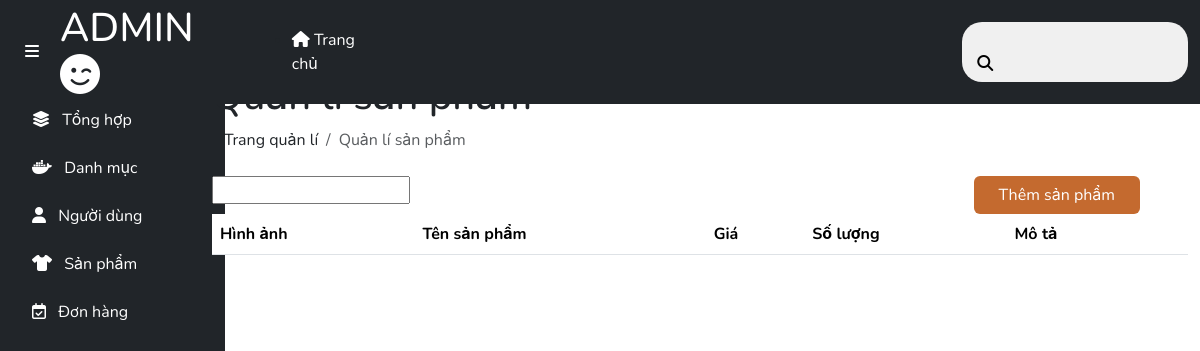
/admin/products/list.php, run on an earlier commit of the app's database.
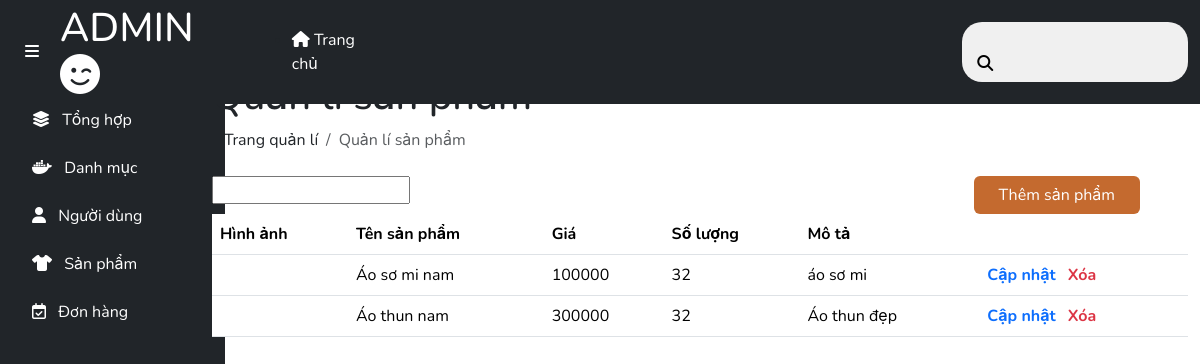
And on a later commit of the database.
### tables this page shows
CREATE TABLE `products` (
  `idProduct` int(11) NOT NULL,
  `price` int(11) NOT NULL,
  `description` varchar(255) NOT NULL,
  `nameProduct` varchar(255) NOT NULL,
  `idSubCategory` int(11) NOT NULL
);

### client/DBUntil.php (called while the page is built, shortened)
<?php
include "Database.php";
class DBUntil
{
    private $connection = null;
    function __construct()
    {
        $db = new Database(HOST, USERNAME, PASSWORD, DB_NAME);
        $this->connection = $db->getConnection();
    }
    public function select($sql, $params = [])
    {
        $stmt = $this->connection->prepare($sql);
        $stmt->execute($params);
        $stmt->setFetchMode(PDO::FETCH_ASSOC);
        return $stmt->fetchAll();
    }
}

### client/Database.php (called while the page is built, shortened)
<?php
class Database
{
    private $host;
    private $username;
    private $password;
    private $dbname;
    public function __construct($host, $username, $password, $dbname)
    {
        $this->host = $host;
        $this->username = $username;
        $this->password = $password;
        $this->dbname = $dbname;
    }
    public function getConnection()
    {
        try {
            $url = "mysql:host=" . $this->host . ";dbname=" . $this->dbname;
            $this->connection = new PDO($url, $this->username, $this->password);
            $this->connection->setAttribute(PDO::ATTR_ERRMODE, PDO::ERRMODE_EXCEPTION);
            return $this->connection;
        } catch (\Exception $e) {
            echo "Error: " . $e->getMessage();
            return null;
        }
    }
}

### admin/products/list.php (the view, shortened to what the changed rows need)
<?php
    include "../../client/DBUntil.php";
    $dbHelper = new DBUntil();
    $listProducts = $dbHelper->select("SELECT PR.*,
                                              SUM(SC.quantityProduct) AS total_quantity,
                                              (SELECT PI.namePic
                                               FROM picproduct PI
                                               WHERE PI.idProduct = PR.idProduct
                                               ORDER BY PI.idPic
                                               LIMIT 1) AS namePic
                                       FROM products PR
                                       INNER JOIN product_size_color SC ON PR.idProduct = SC.idProduct
                                       GROUP BY PR.idProduct");
?>
<!DOCTYPE html>
<html lang="en">
    <?php include "../include/head.php" ?>
    <body>
       <?php include "../include/header.php" ?>
        <div class="container-fluid">
            <div class="row">
                <main class="col-md-10 mt-5">
                    <h1 class="mt-4">Quản lí sản phẩm</h1>
                    <table class="table">
                        <thead>
                            <tr>
                                <th>Hình ảnh</th>
                                <th>Tên sản phẩm</th>
                                <th>Giá</th>
                                <th>Số lượng</th>
                                <th>Mô tả</th>
                                <th></th>
                            </tr>
                        </thead>
                        <tbody class="">
                        <?php foreach ($listProducts as $product) { ?>
                            <tr class="align-middle">
                                <td><img src="./image/<?php echo $product['namePic']?>" alt="" class="image_list"></td>
                                <td><?php echo $product['nameProduct']?></td>
                                <td><?php echo $product['price']?></td>
                                <td><?php echo $product['total_quantity']?></td>
                                <td><?php echo $product['description']?></td>
                                <td>
                                    <div class="action">
                                        <a href="update.php?id=<?php echo $product['idProduct'] ?>" class="update_product text-decoration-none fw-bold mx-2">Cập nhật</a>
                                        <a href="remove.php?id=<?php echo $product['idProduct'] ?>" class="remove_product
                                            fw-bold text-danger text-decoration-none" onclick="alertRemove(event, 'người dùng')">Xóa</a>
                                    </div>
                                </td>
                            </tr>
                        <?php }?>
                        </tbody>
                    </table>
                </main>
            </div>
        </div>
    </body>
</html>

What changed in the data, as far as the page shows it:
now on this page (row edited): products: nameProduct "Áo sơ mi nam", price "100000", total_quantity "32", description "áo sơ mi"
now on this page (row edited): products: nameProduct "Áo thun nam", price "300000", total_quantity "32", description "Áo thun đẹp"
